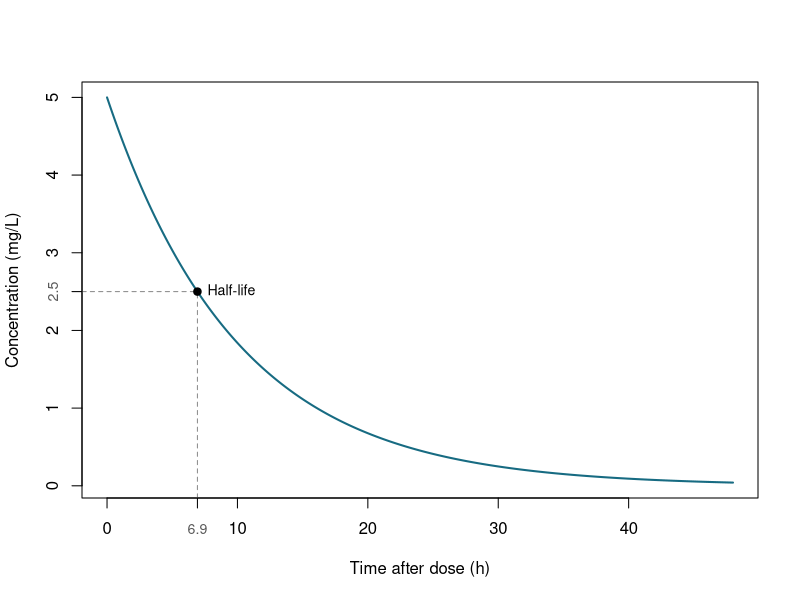
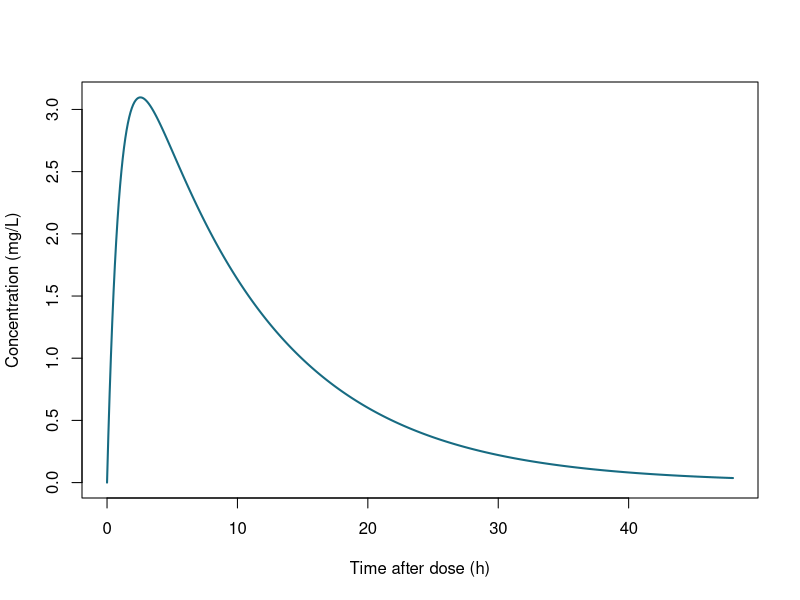
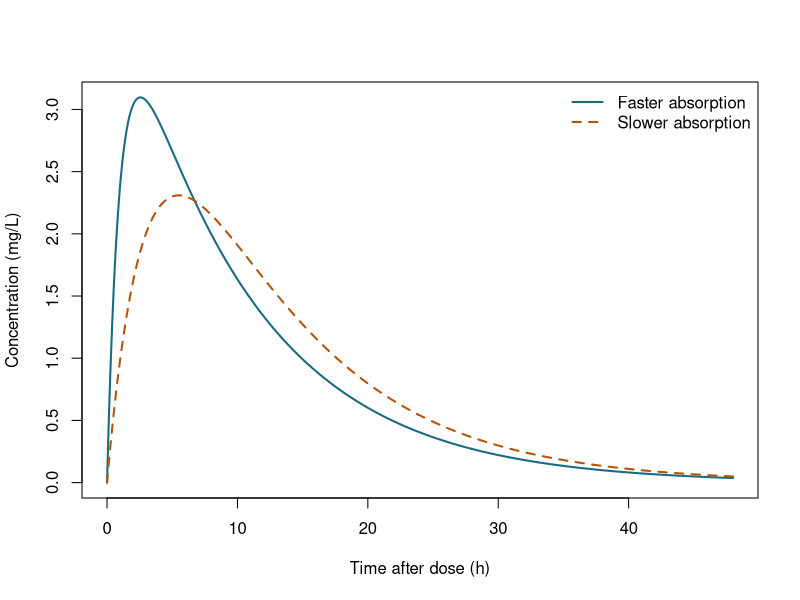
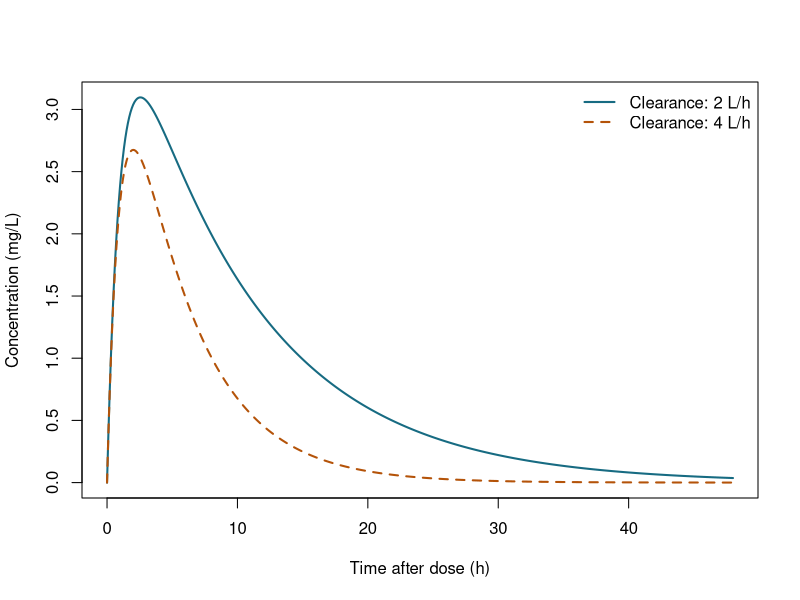
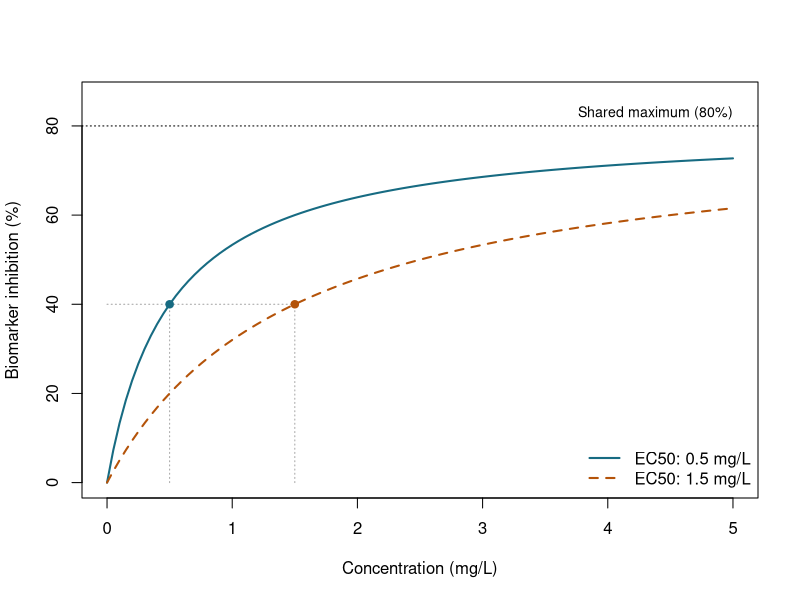
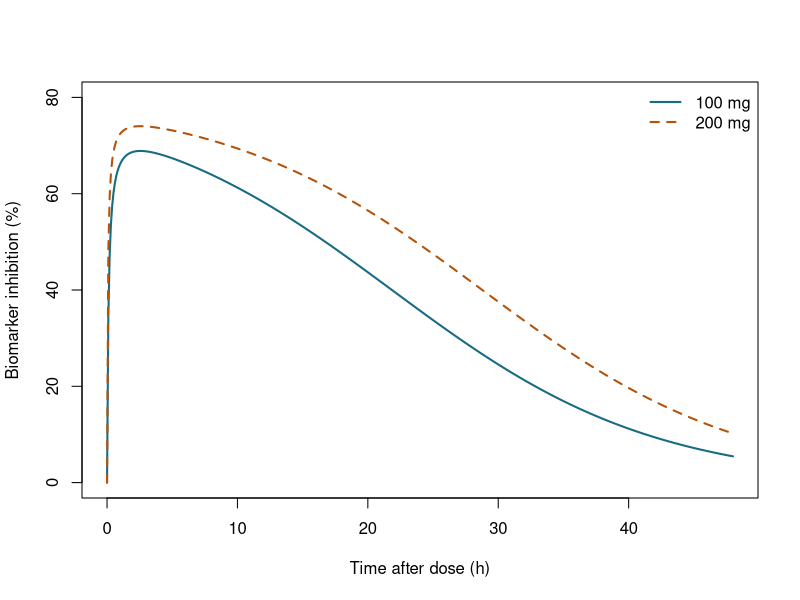
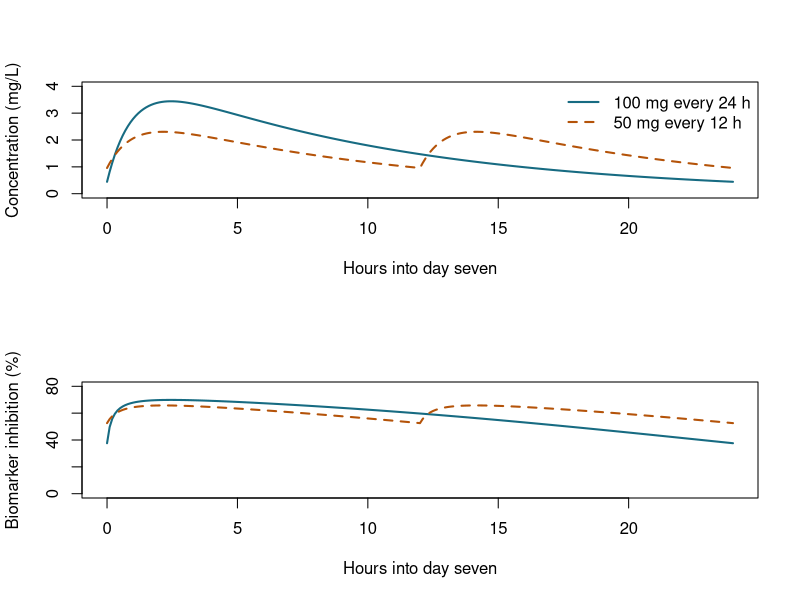

Generate these figures, in order, with R:
## ---- chunk 1
dose <- 100          # mg
volume <- 20         # L
clearance <- 2       # L/h
k <- clearance / volume

time <- seq(0, 48, by = 0.1)  # hours after dosing
initial_concentration <- dose / volume
concentration_iv <- initial_concentration * exp(-k * time)
half_life <- log(2) / k

half_life
## ---- chunk 2
#| label: fig-iv-pk
#| fig-cap: "After a 100 mg IV bolus, concentration starts at 5 mg/L. Dashed guides mark when it reaches half that concentration, 2.5 mg/L at 6.9 hours."
#| fig-alt: "A decay curve starts at 5 mg/L. A horizontal dashed guide connects the half-life point to 2.5 mg/L on the y-axis, and a vertical dashed guide connects it to 6.9 hours on the x-axis."
#| fig-width: 7
#| fig-height: 4.5
par(bg = "white")
plot(time, concentration_iv, type = "l", lwd = 2, col = "#176b82",
     xlab = "Time after dose (h)", ylab = "Concentration (mg/L)")
half_concentration <- initial_concentration / 2

# Draw guides from the half-life point to the plot axes.
plot_limits <- par("usr")
segments(plot_limits[1], half_concentration, half_life, half_concentration,
         col = "grey55", lty = 2)
segments(half_life, plot_limits[3], half_life, half_concentration,
         col = "grey55", lty = 2)
axis(1, at = half_life, labels = sprintf("%.1f", half_life),
     col.axis = "grey35", cex.axis = 0.85)
axis(2, at = half_concentration, labels = half_concentration,
     col.axis = "grey35", cex.axis = 0.85)
points(half_life, half_concentration, pch = 19)
text(half_life, half_concentration, "Half-life", pos = 4, cex = 0.85)
## ---- chunk 3
bioavailability <- 0.8
ka <- 1              # 1/h

concentration <- bioavailability * dose * ka / (volume * (ka - k)) *
  (exp(-k * time) - exp(-ka * time))
## ---- chunk 4
#| label: fig-oral-pk
#| fig-cap: "Compound X rises to a peak after oral dosing, then declines as elimination continues."
#| fig-alt: "Plasma concentration starts at zero, peaks near 3.1 mg/L at about 2.6 hours, then declines toward zero over 48 hours."
#| fig-width: 7
#| fig-height: 4.5
par(bg = "white")
plot(time, concentration, type = "l", lwd = 2, col = "#176b82",
     xlab = "Time after dose (h)", ylab = "Concentration (mg/L)")
## ---- chunk 5
cmax <- max(concentration)
tmax <- time[which.max(concentration)]
auc <- bioavailability * dose / clearance
half_life <- log(2) * volume / clearance

data.frame(
  Cmax_mg_L = cmax,
  Tmax_h = tmax,
  AUC_0_infinity_mg_h_L = auc,
  Elimination_half_life_h = half_life
)
## ---- chunk 6
ka_slow <- 0.3
concentration_slow <- bioavailability * dose * ka_slow /
  (volume * (ka_slow - k)) *
  (exp(-k * time) - exp(-ka_slow * time))
## ---- chunk 7
#| label: fig-absorption
#| fig-cap: "Slower absorption lowers and delays the peak. Both curves have the same AUC from zero to infinity because dose, bioavailability, and clearance are unchanged."
#| fig-alt: "The faster-absorption curve peaks earlier and higher; the slower-absorption curve has a later, lower peak and higher concentrations later on."
#| fig-width: 7
#| fig-height: 4.5
par(bg = "white")
plot(time, concentration, type = "l", lwd = 2, col = "#176b82",
     xlab = "Time after dose (h)", ylab = "Concentration (mg/L)")
lines(time, concentration_slow, lwd = 2, lty = 2, col = "#b45309")
legend("topright", c("Faster absorption", "Slower absorption"),
       col = c("#176b82", "#b45309"), lty = c(1, 2), lwd = 2, bty = "n")
## ---- chunk 8
clearance_high <- 4
k_high <- clearance_high / volume

concentration_high_clearance <- bioavailability * dose * ka /
  (volume * (ka - k_high)) *
  (exp(-k_high * time) - exp(-ka * time))

data.frame(
  Clearance_L_h = c(clearance, clearance_high),
  AUC_0_infinity_mg_h_L = bioavailability * dose /
    c(clearance, clearance_high)
)
## ---- chunk 9
#| label: fig-clearance
#| fig-cap: "At the same dose, higher clearance reduces exposure: doubling clearance halves total AUC in this linear model."
#| fig-alt: "Concentration is lower and declines faster with clearance of 4 L/h than with clearance of 2 L/h."
#| fig-width: 7
#| fig-height: 4.5
par(bg = "white")
plot(time, concentration, type = "l", lwd = 2, col = "#176b82",
     xlab = "Time after dose (h)", ylab = "Concentration (mg/L)")
lines(time, concentration_high_clearance, lwd = 2, lty = 2, col = "#b45309")
legend("topright", c("Clearance: 2 L/h", "Clearance: 4 L/h"),
       col = c("#176b82", "#b45309"), lty = c(1, 2), lwd = 2, bty = "n")
## ---- chunk 10
imax <- 80            # maximum biomarker inhibition (%)
ec50 <- 0.5           # mg/L

concentration_range <- seq(0, 5, by = 0.05)
inhibition <- imax * concentration_range / (ec50 + concentration_range)

# A less sensitive system needs a higher concentration for the same effect.
ec50_less_sensitive <- 1.5
inhibition_less_sensitive <- imax * concentration_range /
  (ec50_less_sensitive + concentration_range)
## ---- chunk 11
#| label: fig-emax
#| fig-cap: "Both curves approach the same 80% maximum. The marked EC50 points show that 40% inhibition occurs at 0.5 mg/L for the more sensitive curve and 1.5 mg/L for the less sensitive curve."
#| fig-alt: "Two rising curves share a dotted ceiling labeled 80%. At 40% inhibition, guides connect the marked points to concentrations of 0.5 mg/L on the solid curve and 1.5 mg/L on the dashed curve."
#| fig-width: 7
#| fig-height: 4.5
par(bg = "white")
ec50_values <- c(ec50, ec50_less_sensitive)
curve_colors <- c("#176b82", "#b45309")
half_max <- imax / 2

plot(concentration_range, inhibition, type = "n",
     ylim = c(0, 1.08 * imax), xlab = "Concentration (mg/L)",
     ylab = "Biomarker inhibition (%)")
segments(0, half_max, max(ec50_values), half_max, col = "grey65", lty = 3)
segments(ec50_values, 0, ec50_values, half_max, col = "grey65", lty = 3)
lines(concentration_range, inhibition, lwd = 2, col = curve_colors[1])
lines(concentration_range, inhibition_less_sensitive,
      lwd = 2, lty = 2, col = curve_colors[2])
points(ec50_values, rep(half_max, length(ec50_values)), pch = 19, col = curve_colors)
abline(h = imax, lty = 3)
text(max(concentration_range), 1.04 * imax, sprintf("Shared maximum (%g%%)", imax),
     adj = c(1, 0.5), cex = 0.85)
legend("bottomright", sprintf("EC50: %g mg/L", ec50_values),
       col = curve_colors, lty = c(1, 2), lwd = 2, bty = "n")
## ---- chunk 12
concentration_double_dose <- 2 * concentration

inhibition_time <- imax * concentration / (ec50 + concentration)
inhibition_double_dose <- imax * concentration_double_dose /
  (ec50 + concentration_double_dose)

data.frame(
  Dose_mg = c(dose, 2 * dose),
  Peak_inhibition_percent = round(c(max(inhibition_time),
                                    max(inhibition_double_dose)), 1)
)
## ---- chunk 13
#| label: fig-dose-effect
#| fig-cap: "Doubling the dose increases inhibition, but the effect remains limited by the 80% maximum."
#| fig-alt: "The 200 mg dose produces greater inhibition than 100 mg throughout the profile, but peak inhibition rises only modestly because both peaks approach the maximum effect."
#| fig-width: 7
#| fig-height: 4.5
par(bg = "white")
plot(time, inhibition_time, type = "l", lwd = 2, col = "#176b82",
     ylim = c(0, 80), xlab = "Time after dose (h)",
     ylab = "Biomarker inhibition (%)")
lines(time, inhibition_double_dose, lwd = 2, lty = 2, col = "#b45309")
legend("topright", c("100 mg", "200 mg"),
       col = c("#176b82", "#b45309"), lty = c(1, 2), lwd = 2, bty = "n")
## ---- chunk 14
time_repeated <- seq(0, 168, by = 0.1)  # seven days
concentration_daily <- rep(0, length(time_repeated))
concentration_twice_daily <- rep(0, length(time_repeated))

for (dose_time in seq(0, 144, by = 24)) {
  after_dose <- time_repeated >= dose_time
  hours_since_dose <- time_repeated[after_dose] - dose_time

  concentration_daily[after_dose] <- concentration_daily[after_dose] +
    bioavailability * 100 * ka / (volume * (ka - k)) *
    (exp(-k * hours_since_dose) - exp(-ka * hours_since_dose))
}

for (dose_time in seq(0, 156, by = 12)) {
  after_dose <- time_repeated >= dose_time
  hours_since_dose <- time_repeated[after_dose] - dose_time

  concentration_twice_daily[after_dose] <- concentration_twice_daily[after_dose] +
    bioavailability * 50 * ka / (volume * (ka - k)) *
    (exp(-k * hours_since_dose) - exp(-ka * hours_since_dose))
}
## ---- chunk 15
inhibition_daily <- imax * concentration_daily / (ec50 + concentration_daily)
inhibition_twice_daily <- imax * concentration_twice_daily /
  (ec50 + concentration_twice_daily)

# Show the final day, when these example profiles are very close to steady state.
last_day <- time_repeated >= 144
hours_in_day <- time_repeated[last_day] - 144
## ---- chunk 16
#| label: fig-schedules
#| fig-cap: "On day seven, both schedules are very close to steady state. Dividing the daily dose reduces fluctuations in concentration and immediate biomarker inhibition in this example."
#| fig-alt: "Two panels show the final 24 hours. Once-daily dosing has one higher concentration peak and a lower trough; twice-daily dosing has two smaller peaks and maintains more consistent inhibition."
#| fig-width: 7
#| fig-height: 7
par(bg = "white", mfrow = c(2, 1))
plot(hours_in_day, concentration_daily[last_day], type = "l",
     lwd = 2, col = "#176b82", ylim = c(0, 4),
     xlab = "Hours into day seven", ylab = "Concentration (mg/L)")
lines(hours_in_day, concentration_twice_daily[last_day],
      lwd = 2, lty = 2, col = "#b45309")
legend("topright", c("100 mg every 24 h", "50 mg every 12 h"),
       col = c("#176b82", "#b45309"), lty = c(1, 2), lwd = 2, bty = "n")

plot(hours_in_day, inhibition_daily[last_day], type = "l",
     lwd = 2, col = "#176b82", ylim = c(0, 80),
     xlab = "Hours into day seven", ylab = "Biomarker inhibition (%)")
lines(hours_in_day, inhibition_twice_daily[last_day],
      lwd = 2, lty = 2, col = "#b45309")
par(mfrow = c(1, 1))
